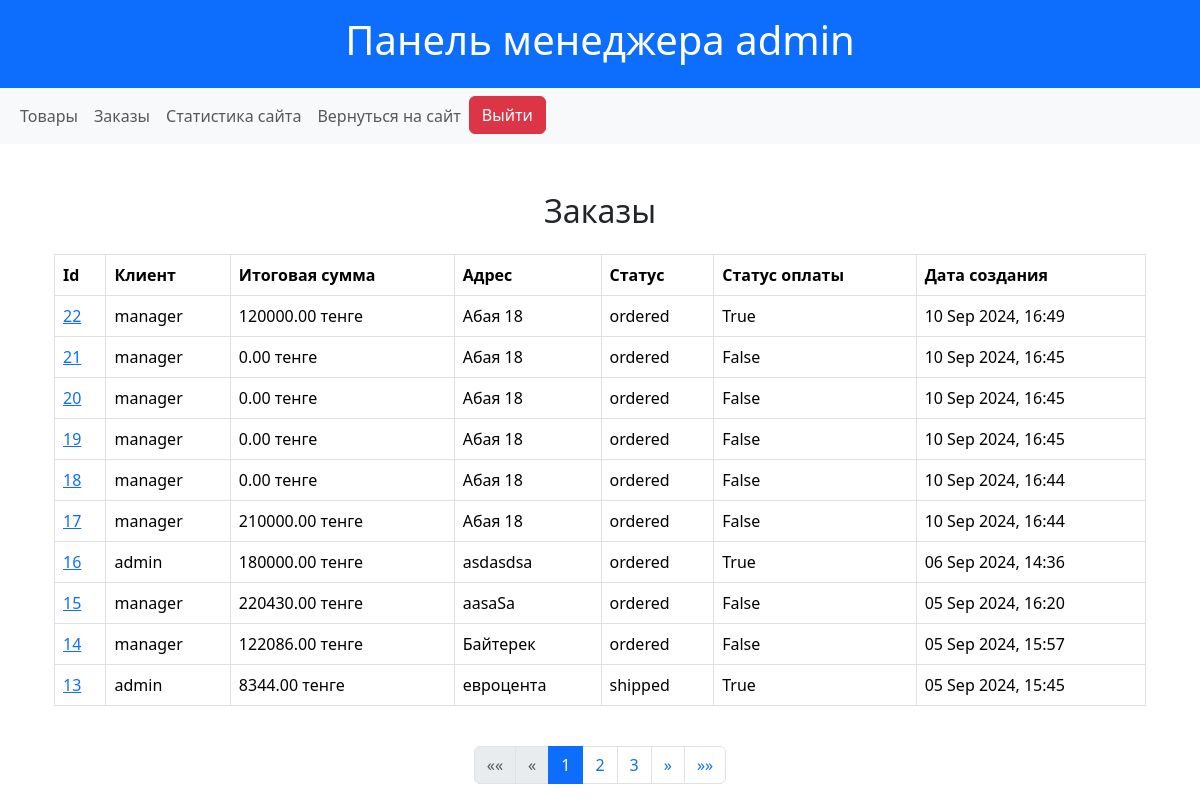
Screenshot of /manager/orders/ (signed in) with the database file from the repository.
### shop/models.py (models this page shows, shortened)
class Order(models.Model):
    STATUS_CHOICES = [
        ("ordered", "Заказан"),
        ("shipped", "Отправлен"),
        ("received", "Получен"),
        ("canceled", "Отменен"),
        ("returned", "Возвращен"),
    ]
    user = models.ForeignKey(User, on_delete=models.CASCADE, related_name="orders")
    total_price = models.DecimalField(max_digits=10, decimal_places=2)
    address = models.CharField(max_length=255)
    status = models.CharField(max_length=10, choices=STATUS_CHOICES, default="ordered")
    payment_status = models.BooleanField(default=False)
    created_at = models.DateTimeField(auto_now_add=True)
    objects = OrderManager()
    class Meta:
        verbose_name = "Заказ"
        verbose_name_plural = "Заказы"
        ordering = ["-created_at"]

### shop/views.py (the view)
# urls.py: path("manager/orders/", ManagerOrdersView.as_view(), name="manager_orders"),
class ManagerOrdersView(ManagerMixin, ListView):
    model = Order
    template_name = "manager/orders.html"
    context_object_name = "orders"
    ordering = ["-created_at"]
    paginate_by = 10

### shop/views.py (called while the page is built)
    def test_func(self):
        return self.request.user.groups.filter(name="Менеджеры").exists()

### shop/templates/manager/orders.html (shortened to what this page needs)
{% extends "manager/base.html" %}
{% block content %}
<div class="container mt-5">
    <h2 class="text-center mb-4">Заказы</h2>
    <table class="table table-bordered table-hover">
        <thead class="thead-light">
            <tr>
                <th scope="col">Id</th>
                <th scope="col">Клиент</th>
                <th scope="col">Итоговая сумма</th>
                <th scope="col">Адрес</th>
                <th scope="col">Статус</th>
                <th scope="col">Статус оплаты</th>
                <th scope="col">Дата создания</th>
            </tr>
        </thead>
        <tbody>
            {% for order in orders %}
                <tr>
                    <td><a href="{% url 'update_order' order.pk %}">{{ order.pk }}</a></td>
                    <td>{{ order.user.username }}</td>
                    <td>{{ order.total_price }} тенге</td>
                    <td>{{ order.address }}</td>
                    <td>{{ order.status }}</td>
                    <td>{{ order.payment_status }}</td>
                    <td>{{ order.created_at|date:"d M Y, H:i" }}</td>
                </tr>
            {% endfor %}
        </tbody>
    </table>
        <ul class="pagination justify-content-center mt-3">
            {% if page_obj.has_previous %}
                <li class="page-item">
                    <a class="page-link" href="?page=1" aria-label="Первая">
                        <span aria-hidden="true">&laquo;&laquo;</span>
                    </a>
                </li>
                <li class="page-item">
                    <a class="page-link" href="?page={{ page_obj.previous_page_number }}" aria-label="Предыдущая">
                        <span aria-hidden="true">&laquo;</span>
                    </a>
                </li>
            {% else %}
                <li class="page-item disabled">
                    <a class="page-link" href="#" aria-label="Первая">
                        <span aria-hidden="true">&laquo;&laquo;</span>
                    </a>
                </li>
                <li class="page-item disabled">
                    <a class="page-link" href="#" aria-label="Предыдущая">
                        <span aria-hidden="true">&laquo;</span>
                    </a>
                </li>
            {% endif %}
            {% for page_num in paginator.page_range %}
                {% if page_num == page_obj.number %}
                    <li class="page-item active">
                        <a class="page-link" href="#">{{ page_num }}</a>
                    </li>
                {% else %}
                    <li class="page-item">
                        <a class="page-link" href="?page={{ page_num }}">{{ page_num }}</a>
                    </li>
                {% endif %}
            {% endfor %}
            {% if page_obj.has_next %}
                <li class="page-item">
                    <a class="page-link" href="?page={{ page_obj.next_page_number }}" aria-label="Следующая">
                        <span aria-hidden="true">&raquo;</span>
                    </a>
                </li>
                <li class="page-item">
                    <a class="page-link" href="?page={{ page_obj.paginator.num_pages }}" aria-label="Последняя">
                        <span aria-hidden="true">&raquo;&raquo;</span>
                    </a>
                </li>
            {% endif %}
        </ul>
    </div>
</div>
{% endblock %}

### shop/templates/manager/base.html (shortened to what this page needs)
<!DOCTYPE html>
<html lang="en">
<head>
    <link href="https://cdn.jsdelivr.net/npm/bootstrap@5.3.3/dist/css/bootstrap.min.css" rel="stylesheet">
    <link rel="stylesheet" href="https://cdnjs.cloudflare.com/ajax/libs/font-awesome/6.6.0/css/all.min.css" />
</head>
<body>
    <header class="bg-primary text-white text-center py-3 ">
        <h1>
            Панель менеджера {{ user.username }}
        </h1>
    </header>
    <nav class="navbar navbar-expand-lg navbar-light bg-light mb-4">
        <div class="container-fluid">
            <div class="navbar-nav">
                <a class="nav-link" href="{% url 'manager_products' %}">Товары</a>
                <a class="nav-link" href="{% url 'manager_orders' %}">Заказы</a>
                <a class="nav-link" href="{% url 'manager_dashboard' %}">Статистика сайта</a>
                <a class="nav-link" href="{% url 'product_list' %}">Вернуться на сайт</a>
                <form action="{% url 'logout' %}" method="post" style="display:inline;" class="d-inline">
                    <button class="btn btn-danger" type="submit">Выйти</button>
                </form>
            </div>
        </div>
    </nav>
    <div class="container">
        {% block content %}
        {% endblock %}
</body>
</html>

### rows the page displays
Order: pk "22", user.username "manager", total_price "120000.00", address "Абая 18", status "ordered", payment_status "True", created_at "10 Sep 2024, 16:49"
Order: pk "21", user.username "manager", total_price "0.00", address "Абая 18", status "ordered", payment_status "False", created_at "10 Sep 2024, 16:45"
Order: pk "20", user.username "manager", total_price "0.00", address "Абая 18", status "ordered", payment_status "False", created_at "10 Sep 2024, 16:45"
Order: pk "19", user.username "manager", total_price "0.00", address "Абая 18", status "ordered", payment_status "False", created_at "10 Sep 2024, 16:45"
Order: pk "18", user.username "manager", total_price "0.00", address "Абая 18", status "ordered", payment_status "False", created_at "10 Sep 2024, 16:44"
Order: pk "17", user.username "manager", total_price "210000.00", address "Абая 18", status "ordered", payment_status "False", created_at "10 Sep 2024, 16:44"
Order: pk "16", user.username "admin", total_price "180000.00", address "asdasdsa", status "ordered", payment_status "True", created_at "06 Sep 2024, 14:36"
Order: pk "15", user.username "manager", total_price "220430.00", address "aasaSa", status "ordered", payment_status "False", created_at "05 Sep 2024, 16:20"
Order: pk "14", user.username "manager", total_price "122086.00", address "Байтерек", status "ordered", payment_status "False", created_at "05 Sep 2024, 15:57"
Order: pk "13", user.username "admin", total_price "8344.00", address "евроцента", status "shipped", payment_status "True", created_at "05 Sep 2024, 15:45"

### other values shown
{{ user.username }} "admin"
{{ page_num }} "1"
{{ page_num }} "2" "3"
